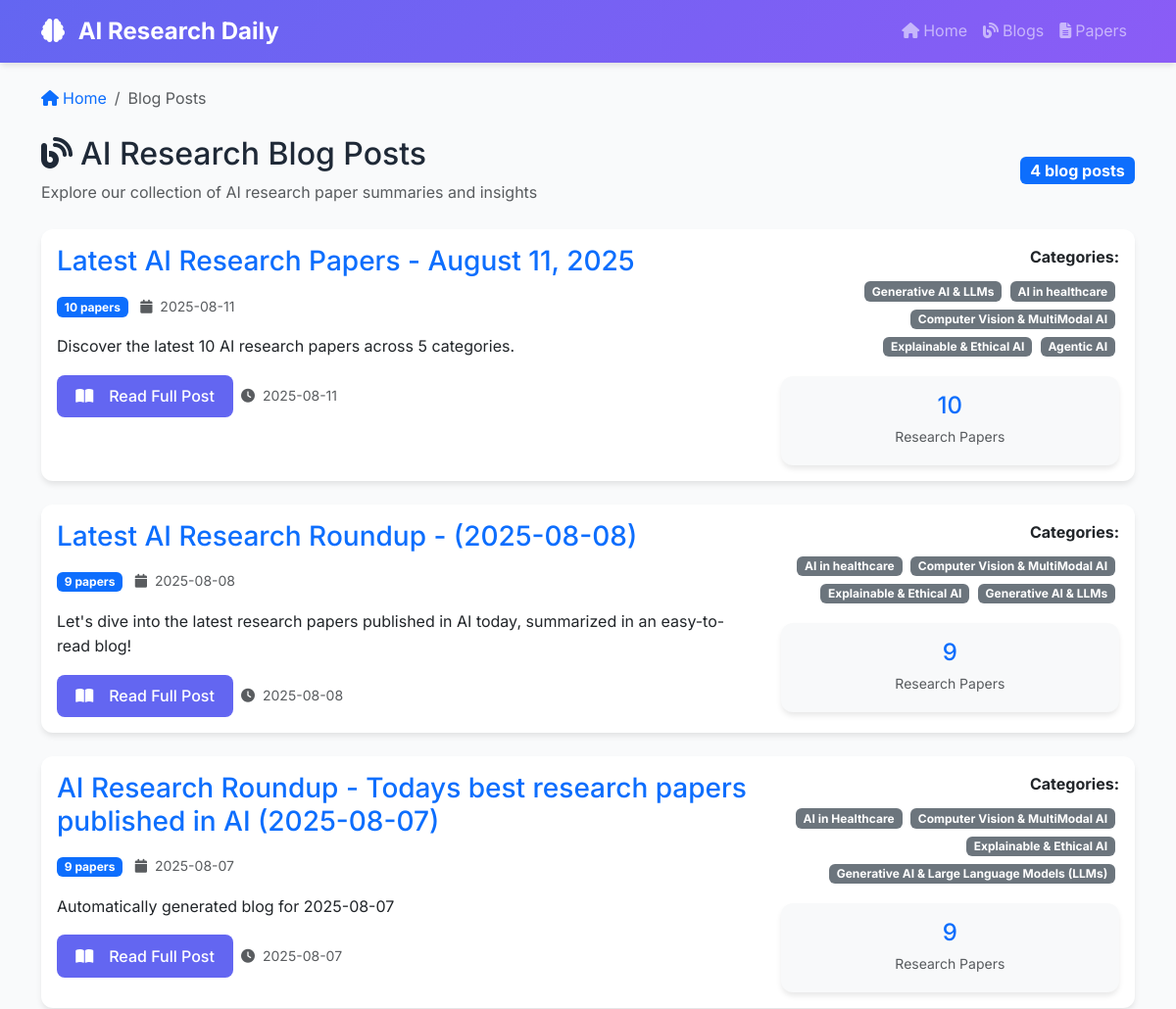
/blog (upper part), run on an earlier commit of the app's database.
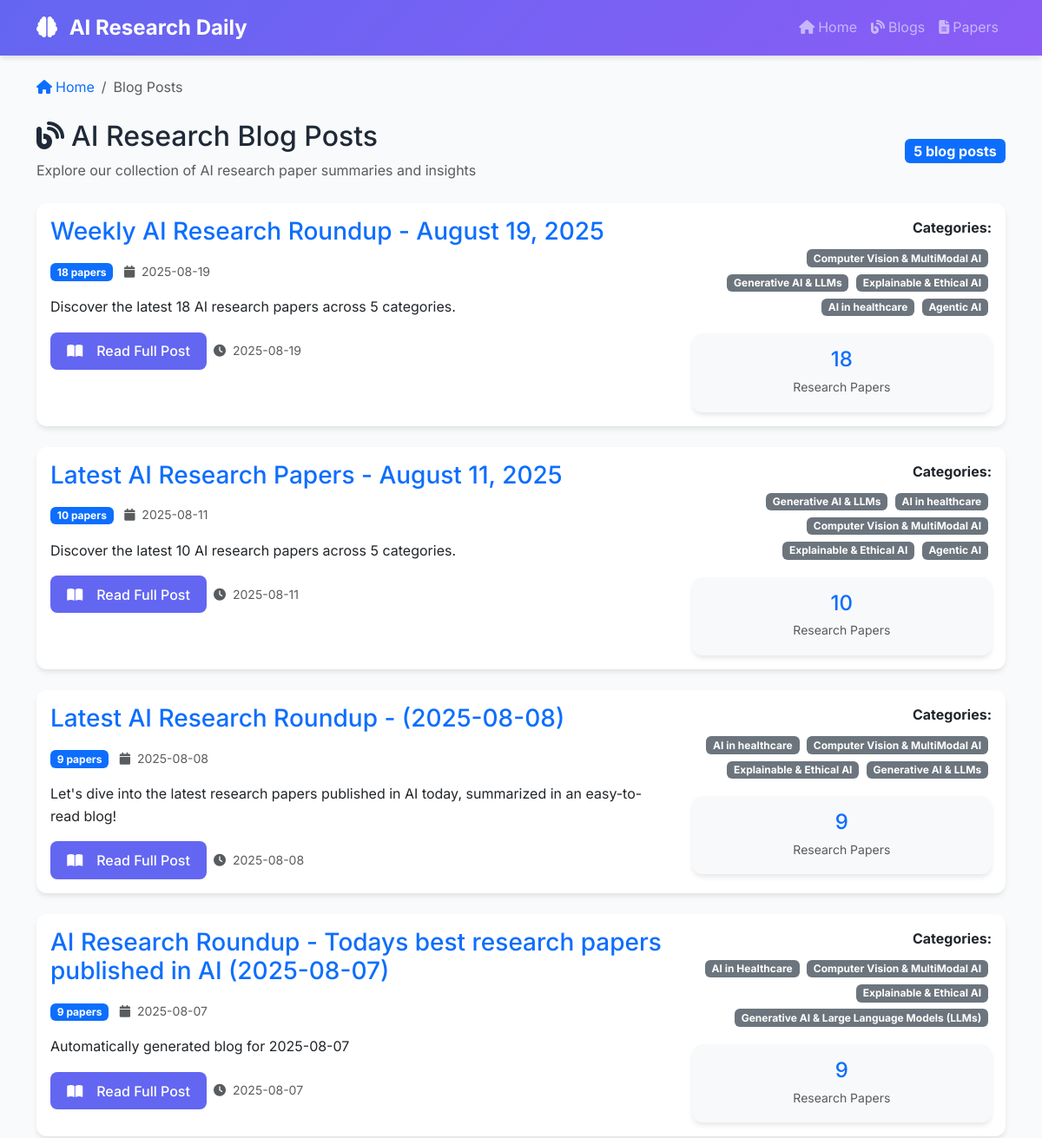
And on a later commit of the database.
### tables this page shows
CREATE TABLE blogs (
                id INTEGER PRIMARY KEY AUTOINCREMENT,
                title TEXT NOT NULL,
                content TEXT NOT NULL,
                summary TEXT NOT NULL,
                paper_count INTEGER NOT NULL,
                categories TEXT,
                published_date TEXT NOT NULL,
                created_at TIMESTAMP DEFAULT CURRENT_TIMESTAMP
            );

### src/web_app.py (the view)
@app.route('/blog')
def blog_list():
    blogs = db.get_all_blogs()
    return render_template('blog_list.html', blogs=blogs)

### src/database.py (called while the page is built)
    def get_all_blogs(self) -> List[Dict]:
        conn = sqlite3.connect(self.db_path)
        cursor = conn.cursor()
        cursor.execute('''
            SELECT id, title, summary, paper_count, categories, published_date, created_at
            FROM blogs
            ORDER BY created_at DESC
        ''')
        blogs = []
        for row in cursor.fetchall():
            blogs.append({
                'id': row[0],
                'title': row[1],
                'summary': row[2],
                'paper_count': row[3],
                'categories': row[4],
                'published_date': row[5],
                'created_at': row[6]
            })
        conn.close()
        return blogs

### templates/blog_list.html (shortened to what this page needs)
{% extends "base.html" %}
{% block content %}
<div class="container mt-4">
    <nav aria-label="breadcrumb" class="mb-4">
        <ol class="breadcrumb">
            <li class="breadcrumb-item">
                <a href="{{ url_for('index') }}" class="text-decoration-none">
                    <i class="fas fa-home me-1"></i>Home
                </a>
            </li>
            <li class="breadcrumb-item active" aria-current="page">Blog Posts</li>
        </ol>
    </nav>
    <div class="row mb-4">
        <div class="col-12">
            <div class="d-flex justify-content-between align-items-center">
                <div>
                    <h1 class="h2 mb-2">
                        <i class="fas fa-blog me-2"></i>AI Research Blog Posts
                    </h1>
                    <p class="text-muted mb-0">
                        Explore our collection of AI research paper summaries and insights
                    </p>
                </div>
                <div class="text-end">
                    <span class="badge bg-primary fs-6">{{ blogs|length }} blog posts</span>
                </div>
            </div>
        </div>
    </div>
    {% if blogs %}
    <div class="row g-4">
        {% for blog in blogs %}
        <div class="col-12">
            <div class="card">
                <div class="card-body">
                    <div class="row">
                        <div class="col-md-8">
                            <h3 class="card-title mb-3">
                                <a href="{{ url_for('blog_detail', blog_id=blog.id) }}" class="text-decoration-none">
                                    {{ blog.title }}
                                </a>
                            </h3>
                            <div class="mb-3">
                                <span class="badge bg-primary me-2">{{ blog.paper_count }} papers</span>
                                <small class="text-muted">
                                    <i class="fas fa-calendar me-1"></i>
                                    {{ blog.published_date }}
                                </small>
                            </div>
                            <div class="blog-summary mb-3">
                                {{ blog.summary | safe }}
                            </div>
                            <div class="d-flex gap-2">
                                <a href="{{ url_for('blog_detail', blog_id=blog.id) }}"
                                   class="btn btn-primary">
                                    <i class="fas fa-book-open me-2"></i>Read Full Post
                                </a>
                                <span class="text-muted small align-self-center">
                                    <i class="fas fa-clock me-1"></i>
                                    {{ blog.created_at.split(' ')[0] if blog.created_at else 'Unknown' }}
                                </span>
                            </div>
                        </div>
                        <div class="col-md-4">
                            <div class="text-md-end">
                                {% if blog.categories %}
                                <div class="mb-3">
                                    <strong>Categories:</strong>
                                    <div class="mt-2">
                                        {% for category in blog.categories.split(',') %}
                                        <span class="badge bg-secondary me-1 mb-1">{{ category.strip() }}</span>
                                        {% endfor %}
                                    </div>
                                </div>
                                {% endif %}
                                <div class="card bg-light">
                                    <div class="card-body text-center">
                                        <h4 class="text-primary mb-1">{{ blog.paper_count }}</h4>
                                        <small class="text-muted">Research Papers</small>
                                    </div>
                                </div>
                            </div>
                        </div>
                    </div>
                </div>
            </div>
        </div>
        {% endfor %}
    </div>
    {% endif %}
</div>
{% endblock %}

### templates/base.html (shortened to what this page needs)
<!DOCTYPE html>
<html lang="en">
<head>
    <link href="https://cdn.jsdelivr.net/npm/bootstrap@5.3.0/dist/css/bootstrap.min.css" rel="stylesheet">
    <link rel="stylesheet" href="https://cdnjs.cloudflare.com/ajax/libs/font-awesome/6.4.0/css/all.min.css">
</head>
<body>
    <nav class="navbar navbar-expand-lg navbar-dark">
        <div class="container">
            <a class="navbar-brand" href="{{ url_for('index') }}">
                <i class="fas fa-brain me-2"></i>
                AI Research Daily
            </a>
            <div class="collapse navbar-collapse" id="navbarNav">
                <ul class="navbar-nav ms-auto">
                    <li class="nav-item">
                        <a class="nav-link" href="{{ url_for('index') }}">
                            <i class="fas fa-home me-1"></i>Home
                        </a>
                    </li>
                    <li class="nav-item">
                        <a class="nav-link" href="{{ url_for('blog_list') }}">
                            <i class="fas fa-blog me-1"></i>Blogs
                        </a>
                    </li>
                    <li class="nav-item">
                        <a class="nav-link" href="{{ url_for('papers_list') }}">
                            <i class="fas fa-file-alt me-1"></i>Papers
                        </a>
                    </li>
                </ul>
            </div>
        </div>
    </nav>
    <main>
        {% block content %}{% endblock %}
    </main>
</body>
</html>

### templates/base.html (style rules this page uses)
:root { --primary-color: #6366f1; --secondary-color: #8b5cf6; --accent-color: #06b6d4; --text-primary: #1f2937; --text-secondary: #6b7280; --bg-light: #f9fafb; --bg-white: #ffffff; --border-color: #e5e7eb; --bg-title:rgb(14, 16, 19); }
body { font-family: 'Inter', sans-serif; line-height: 1.6; color: var(--text-primary); background-color: var(--bg-light); }
.navbar { background: linear-gradient(135deg, var(--primary-color), var(--secondary-color)); box-shadow: 0 4px 6px -1px rgba(0, 0, 0, 0.1); }
.navbar-brand { font-weight: 700; font-size: 1.5rem; }
.card { border: none; border-radius: 12px; box-shadow: 0 4px 6px -1px rgba(0, 0, 0, 0.1); transition: transform 0.2s ease-in-out, box-shadow 0.2s ease-in-out; }
.btn-primary { background: linear-gradient(135deg, var(--primary-color), var(--secondary-color)); border: none; border-radius: 8px; padding: 0.75rem 1.5rem; font-weight: 500; transition: all 0.2s ease-in-out; }
.blog-summary { line-height: 1.6; }
.btn { padding: 0.6rem 1.2rem; border-radius: 8px; font-weight: 500; text-decoration: none; display: inline-flex; align-items: center; gap: 0.5rem; transition: all 0.2s ease; border: none; cursor: pointer; }
.btn-primary { background: var(--primary-color); color: white; }

What changed in the data, as far as the page shows it:
added blogs: title "Weekly AI Research Roundup - August 19, 2025", paper_count "18", published_date "2025-08-19", summary "Discover the latest 18 AI research papers across 5 categories.", created_at "2025-08-19", strip "Computer Vision & MultiModal AI" "Generative AI & LLMs" "Explainable & Ethical AI" "AI in healthcare" "Agentic AI"
Also different on the page:
{{ blogs|length }}: "4" → "5"
